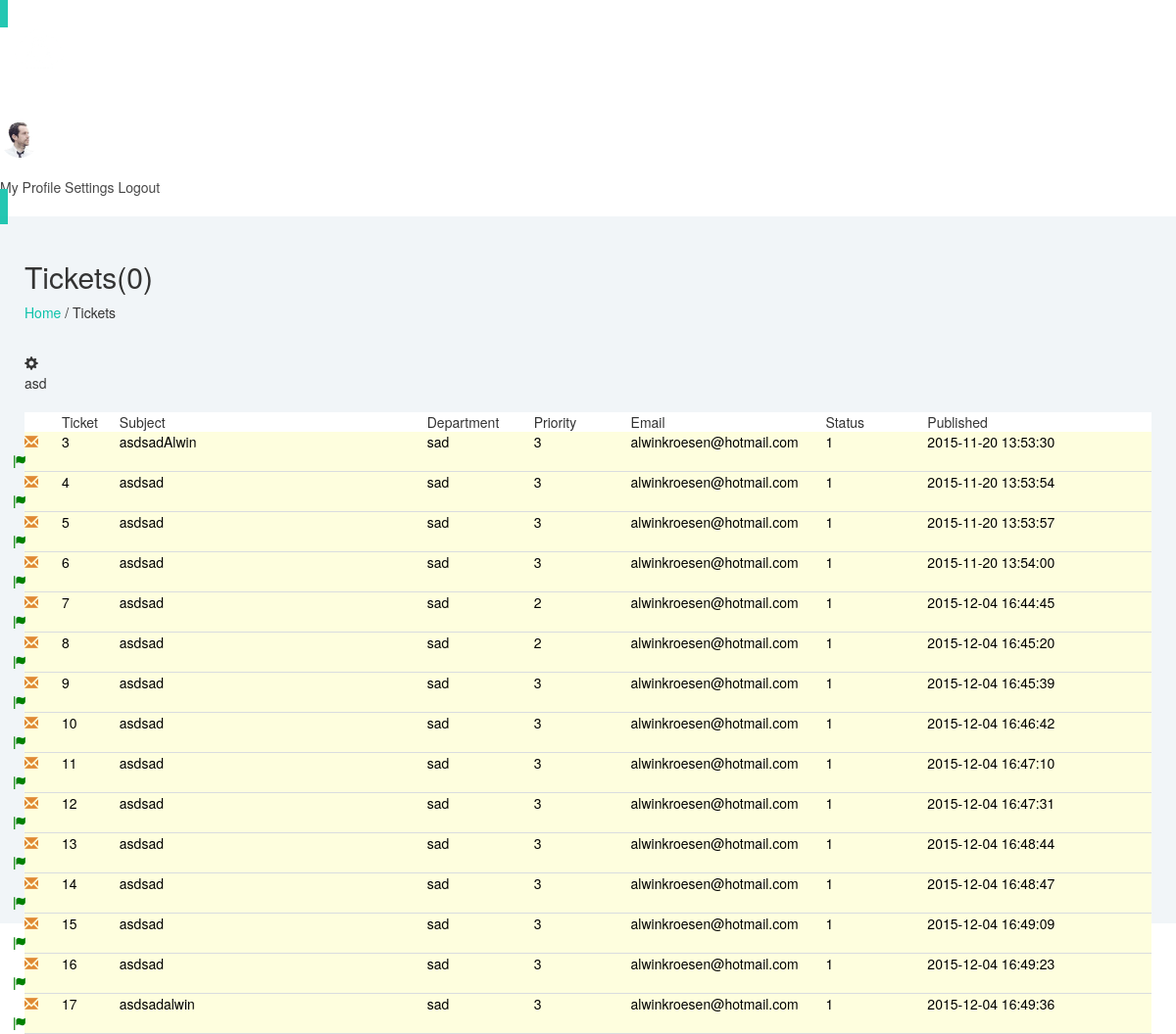
Page /website/index.php (signed in) on the committed database.
### tables this page shows
CREATE TABLE IF NOT EXISTS `ts_users` (
`id` int(5) unsigned NOT NULL,
  `username` varchar(30) NOT NULL,
  `password` varchar(32) NOT NULL,
  `firstname` varchar(40) NOT NULL,
  `lastname` varchar(40) NOT NULL,
  `tickets` int(10) NOT NULL,
  `role` int(1) NOT NULL
);

CREATE TABLE IF NOT EXISTS `ts_tickets` (
`id` int(10) unsigned NOT NULL,
  `subject` varchar(100) NOT NULL,
  `message` longtext NOT NULL,
  `department` varchar(100) NOT NULL,
  `priority` int(1) NOT NULL,
  `email` varchar(100) NOT NULL,
  `status` int(1) NOT NULL,
  `published` datetime NOT NULL,
  `user` int(5) NOT NULL,
  `working_on` int(5) DEFAULT NULL
);

### website/includes/Security.php (called while the page is built, shortened)
<?php
class Security{
    private $db;
    public function __construct(Core $core, Database $db){
        $this->db = $db;
    }
    public function checksession(){
        $row = false;
        if (isset($_SESSION['ticket-system'])) {
            $theuser = explode("//", $_SESSION['ticket-system']);
            $query = $this->db->doquery("SELECT * FROM {{table}} WHERE username='$theuser[0]' AND password='$theuser[1]'", "users");
            $row = mysqli_fetch_array($query);
        }
        return $row;
    }
}

### website/includes/Database.php (called while the page is built, shortened)
<?php
class Database{
    private $dbsettings = Array(
        "server"        => "localhost",
        "user"          => "root",
        "pass"          => "root",
        "name"          => "school",
        "prefix"        => "ts");
    private $mysqli;
    public function opendb() {
        extract($this->dbsettings);
        $this->mysqli = new mysqli($server, $user, $pass, $name);
        return $this->mysqli;
    }
    public function doquery($query, $table) {
        $sqlquery = $this->mysqli->query(str_replace("{{table}}", $this->dbsettings["prefix"] . "_" . $table, $query));
        return $sqlquery;
    }
}

### website/includes/Tickets.php (the view, shortened to what this page needs)
<?php
class Tickets {
    private $db;
    private $user;
    public function __construct(Core $core, Database $db, $user){
        $this->db = $db;
        $this->user = $user;
    }
    public function getAll(){
        echo '
    <div id="content_center">
      <md-content id="content_center_top" layout="row" class="md-whiteframe-1dp layout-row">
          <div layout="row" layout-align="center center" class="layout layout-row layout-align-center-center">
              <span id="content_center_top_setting" class="glyphicon glyphicon-cog"></span>
          </div>
          <div layout="row" layout-align="end center" flex class="flex layout layout-row layout-align-end-center">
              <md-menu md-position-mode="target-right target">
                asd
              </md-menu>
          </div>
      </md-content>
      <md-content style="border-bottom: 1px solid #D9DCDF;" id="content_center_subject" layout="row" class="md-whiteframe-1dp layout-row">
          <div layout="row" layout-align="center center" class="layout layout-row layout-align-center-center">
            <div class="inbox_subject" class="md-whiteframe-1dp layout-row">
                <div class="mails" id="inbox_subject2" layout="row">
                  <div id="container">
                      <md-checkbox ng-model="data.cb1" aria-label="Checkbox 1">
                      </md-checkbox>
                      <span id="envelope2" class="glyphicon glyphicon-envelope envelope_transparent"></span>
                      <div id="id">Ticket</div>
                      <div id="subject">Subject</div>
                      <div id="department">Department</div>
                      <div id="priority">Priority</div>
                      <div id="email">Email</div>
                      <div id="status">Status</div>
                      <div id="published">Published</div>
                      <span id="mark2" class="glyphicon glyphicon-flag"></span>
                  </div>
              </div>
            </div>
          </div>
      </md-content>
    <md-content id="inbox" class="md-whiteframe-1dp">
            ';
        if($this->user['role'] == 2){
          $result = $this->db->doquery("SELECT * FROM {{table}} ","tickets");
        }
        else {
          $result = $this->db->doquery("SELECT * FROM {{table}} WHERE user='".$this->user["id"]."'","tickets");
        }
        while($row = mysqli_fetch_array($result)){
            echo '
          <a href="?view=' . $row['id'] . '">
            <div class="mails" layout="row">
              <div id="container">
                  <md-checkbox ng-model="data.cb1" aria-label="Checkbox 1" class="checkBox"></md-checkbox>
                  <span id="envelope" class="glyphicon glyphicon-envelope"></span>
                  <div id="id">'.$row["id"].'</div>
                  <div id="subject">'.$row["subject"].'</div>
                  <div id="department">'.$row["department"].'</div>
                  <div id="priority">'.$row["priority"].'</div>
                  <div id="email">'.$row["email"].'</div>
                  <div id="status">'.$row["status"].'</div>
                  <div id="published">'.$row["published"].'</div>
                  <md-button  class="md-icon-button" aria-label="More" ng-click="$mdOpenMenu($event)">
                    <span id="mark" class="glyphicon glyphicon-flag"></span>
                  </md-button>
              </div>
            </div>
          </a>
          ';
        }
        echo '
	</md-content>
	';
    }
}

### website/index.php (shortened to what this page needs)
<?php
require_once("includes/Database.php");
require_once("includes/Security.php");
$core = new Core();
$db = new Database();
$db->opendb();
$security = new Security($core, $db);
$user = $security->checksession();
function menuItems($items){
    $menu = [
        "home" => [
            "text" => "Tickets",
            "link" => "?",
        ],
        "newTicket" => [
            "text" => "Nieuwe ticket",
            "link" => "?newTicket",
        ],
    ];
    for($i=0;$i<count($items);$i++){
        echo '<li class=""><md-button class="menu_item" href="'.$menu[$items[$i]]['link'].'">'.$menu[$items[$i]]['text'].'</md-button></li>';
    }
}
?>
<!DOCTYPE html>
<html lang="en">
<head>
    <link href="css/bootstrap.min.css" rel="stylesheet">
    <link href="css/owfont-regular.min.css" rel="stylesheet">
    <link rel="stylesheet" type="text/css" href="https://gitcdn.xyz/repo/angular/bower-material/v0.11.0/angular-material.css">
    <link href="css/style.css" rel="stylesheet">
</head>
<body ng-app="app1" ng-controller="mainController">
<div id="background">
<toolbar-top>
	<md-card id="top_bar"layout="row" class="layout layout-row layout-fill md-default-theme" style=" height: 55px; opacity:0.9; background: #0cc2aa; ">
		<div layout="row" layout-align="center center" class="layout layout-row layout-align-center-center">
      <div id="logo"></div>
      <div id="menu_bar">
        <ul class="menu">
            <?php
                if($user['role'] == 1){
                    menuItems(["home","newTicket"]);
                }else{
                    menuItems(["home","newTicket"]);
                }
            ?>
        </ul>
      </div>
		</div>
		<div layout="row" layout-align="end center" flex class="flex layout layout-row layout-align-end-center">
        <div id="avatar"></div>
            <div id="username">
        </div>
      <md-menu md-position-mode="target-right target">
         <md-button id="more" class="md-icon-button" aria-label="More" ng-click="$mdOpenMenu($event)">
<span id="triangle_bottom" class="glyphicon glyphicon-triangle-bottom"></span>
          </md-button>
          <md-menu-content >
              <md-menu-item><md-button ng-click="doSomething()" href="?logout"><md-icon md-svg-icon="svg/ic_account_box_black_24px.svg"></md-icon>My Profile</md-button></md-menu-item>
              <md-menu-item><md-button ng-click="doSomething()" href="?logout"><md-icon md-svg-icon="svg/ic_settings_black_24px.svg"></md-icon>Settings</md-button></md-menu-item>
              <md-menu-item><md-button ng-click="doSomething()" href="?logout"><md-icon md-svg-icon="svg/ic_exit_to_app_black_24px.svg"></md-icon>Logout</md-button></md-menu-item>
          </md-menu-content>
        </md-menu>
		</div>
	</md-card>
</toolbar-top>
	<div id="content"flex ng-view class="flex ng-scope">
    <div id="content_top"><h2>Tickets(<?php echo $user['tickets']; ?>)</h2><span><a href="#" style="color:#0cc2aa;">Home</a> / Tickets</span></div>
      <?php
        if(isset($_GET['view'])){
            require_once("includes/Tickets.php");
            $tickets = new Tickets($core, $db, $user);
            $tickets->view($_GET['view']);
        }elseif(isset($_GET['delete'])){
            require_once("includes/Tickets.php");
            $tickets = new Tickets($core, $db, $user);
            $tickets->delete($_GET['delete']);
            $tickets->getAll();
        }elseif(isset($_GET['edit'])){
            require_once("includes/Tickets.php");
            $tickets = new Tickets($core, $db, $user);
            $tickets->edit($_GET['edit']);
        }elseif(isset($_GET['newTicket'])){
            require_once("includes/Tickets.php");
            $tickets = new Tickets($core, $db, $user);
            $tickets->newTicket();
        }else{
            require_once("includes/Tickets.php");
            $tickets = new Tickets($core, $db, $user);
            $tickets->getAll();
        }
?>
</div>
</body>
</html>

### website/css/style.css (style rules this page uses)
body { -ms-user-select:none; height: 100%; width:100%; }
#background { background-size: cover; }
#top_bar { padding:8px; }
#more { float:right; width:20px; margin-right: 18px; }
#content { height:100%; background: #F1F5F8; padding: 25px; padding-top: 25px; }
#content_top { width:100%; height: 75px; }
#content_center { width:100%; height: 577px; }
#content_center_top { padding: 10px; }
#envelope { color: #E08933; }
.mails { border-bottom: 1px solid #D9DCDF; background: #FEFEDE; }
#id { display: inline-block; padding-left: 20px; width:65px; }
#inbox { background:#F1F5F8; }
#subject { display: inline-block; padding-left: 10px; width:310px; }
#department { display: inline-block; padding-left: 10px; width:105px; }
#priority { display: inline-block; padding-left: 10px; width:95px; }
#email { display: inline-block; padding-left: 10px; width:195px; }
a { color:black; }
#status { display: inline-block; width: 100px; padding-left: 10px; }
#published { display: inline-block; width: 175px; padding-left: 10px; }
#mark { width:75px; color:green; position: relative; right: 12px; }
#envelope2 { color: white; }
#mark2 { color:white; }
#username { color:white; }
#avatar { height: 40px; width:40px; background: url("img/account.png"); background-size: 40px 40px; border-radius: 50%; margin-right: 8px; }
#triangle_bottom { color:white; font-size: 11px; position: relative; }
#logo { background: url("../../website/css/img/logo.png"); background-size: 50px 40px; background-repeat: no-repeat; height: 50px; width:50px; margin-top:10px; margin-left:15px; }
#inbox_subject2 { background: white; border-bottom: none; }
.menu li { display: inline-block; margin-top:11px; color:white; margin-right: -25px; }
#menu_bar { margin-left:-25px; }

### rows in the picture
ts_users: tickets "0"
ts_tickets: id "3", subject "asdsadAlwin", department "sad", priority "3", email "alwinkroesen@hotmail.com", status "1", published "2015-11-20 13:53:30"
ts_tickets: id "4", subject "asdsad", department "sad", priority "3", email "alwinkroesen@hotmail.com", status "1", published "2015-11-20 13:53:54"
ts_tickets: id "5", subject "asdsad", department "sad", priority "3", email "alwinkroesen@hotmail.com", status "1", published "2015-11-20 13:53:57"
ts_tickets: id "6", subject "asdsad", department "sad", priority "3", email "alwinkroesen@hotmail.com", status "1", published "2015-11-20 13:54:00"
ts_tickets: id "7", subject "asdsad", department "sad", priority "2", email "alwinkroesen@hotmail.com", status "1", published "2015-12-04 16:44:45"
ts_tickets: id "8", subject "asdsad", department "sad", priority "2", email "alwinkroesen@hotmail.com", status "1", published "2015-12-04 16:45:20"
ts_tickets: id "9", subject "asdsad", department "sad", priority "3", email "alwinkroesen@hotmail.com", status "1", published "2015-12-04 16:45:39"
ts_tickets: id "10", subject "asdsad", department "sad", priority "3", email "alwinkroesen@hotmail.com", status "1", published "2015-12-04 16:46:42"
ts_tickets: id "11", subject "asdsad", department "sad", priority "3", email "alwinkroesen@hotmail.com", status "1", published "2015-12-04 16:47:10"
ts_tickets: id "12", subject "asdsad", department "sad", priority "3", email "alwinkroesen@hotmail.com", status "1", published "2015-12-04 16:47:31"
ts_tickets: id "13", subject "asdsad", department "sad", priority "3", email "alwinkroesen@hotmail.com", status "1", published "2015-12-04 16:48:44"
ts_tickets: id "14", subject "asdsad", department "sad", priority "3", email "alwinkroesen@hotmail.com", status "1", published "2015-12-04 16:48:47"
ts_tickets: id "15", subject "asdsad", department "sad", priority "3", email "alwinkroesen@hotmail.com", status "1", published "2015-12-04 16:49:09"
ts_tickets: id "16", subject "asdsad", department "sad", priority "3", email "alwinkroesen@hotmail.com", status "1", published "2015-12-04 16:49:23"
ts_tickets: id "17", subject "asdsadalwin", department "sad", priority "3", email "alwinkroesen@hotmail.com", status "1", published "2015-12-04 16:49:36"
